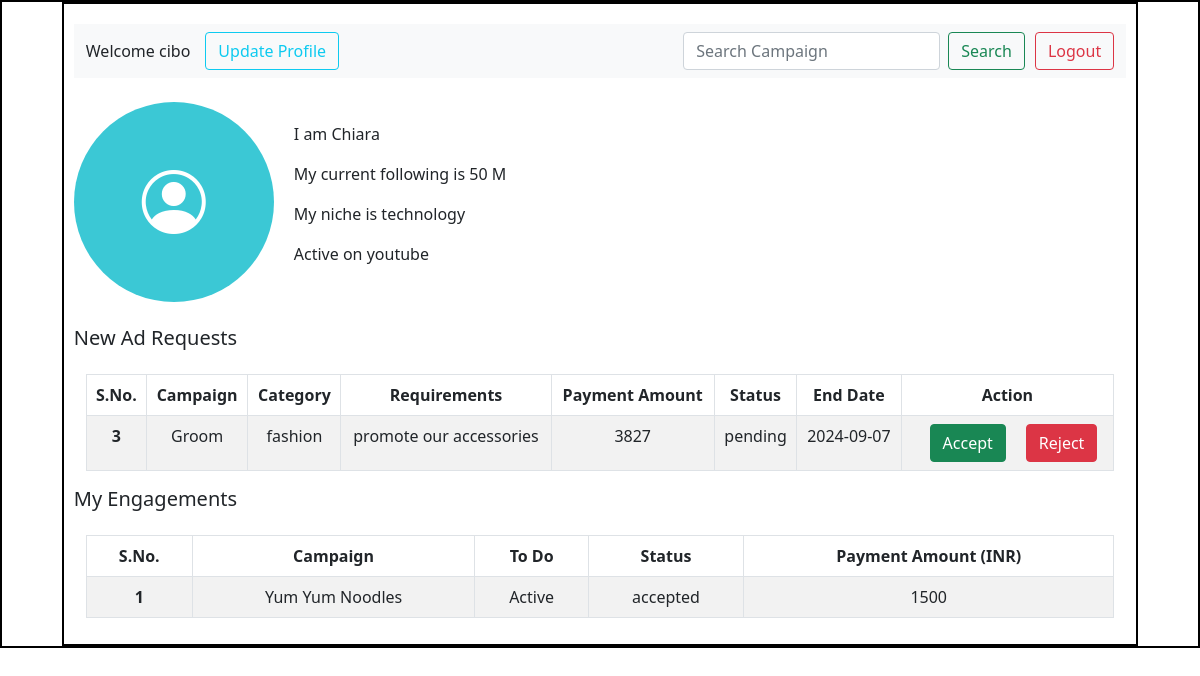
The page /influencer/1 on the database its author committed.
### application/models.py (models this page shows)
class Influencer(db.Model):
    __tablename__ = 'influencer'
    id = db.Column(db.Integer, primary_key = True)
    user_name = db.Column(db.String, nullable = False, unique = True)
    password = db.Column(db.String, nullable = False)
    niche = db.Column(db.String, nullable = False)
    search_niche  = db.Column(db.String)
    full_name = db.Column(db.String, nullable = False)
    platform = db.Column(db.String, nullable = False)
    followers = db.Column(db.String)
    role = db.Column(db.String, nullable = False)
    is_flagged = db.Column(db.Boolean, default = False)
    ad_requests = db.relationship('AdRequest', secondary='infrequest', backref='influencer')

class Campaign(db.Model):
    __tablename__ = 'campaign'
    camp_id = db.Column(db.Integer, primary_key = True)
    camp_name = db.Column(db.String, nullable = False)
    sponsor_id = db.Column(db.Integer, db.ForeignKey('sponsor.id'))
    category = db.Column(db.String, nullable = False)
    search_category =db.Column(db.String, nullable = False) # for influencer to search relevant campaigns
    s_date = db.Column(db.String, nullable = False)
    e_date = db.Column(db.String, nullable = False)
    budget = db.Column(db.Integer, nullable = False)
    visibility = db.Column(db.String, default = 'public')
    description = db.Column(db.String)
    is_completed = db.Column(db.Boolean,  default =  False)
    is_flagged = db.Column(db.Boolean, default = False)
    sponsor = db.relationship('Sponsor', backref='campaign') #pseudo col

class AdRequest(db.Model):
    __tablename__ = 'ad_request'
    request_id = db.Column(db.Integer, primary_key = True)
    campaign_id = db.Column(db.Integer, db.ForeignKey('campaign.camp_id'), nullable=False)
    sponsor_id = db.Column(db.Integer, db.ForeignKey('sponsor.id'), nullable=False)
    niche = db.Column(db.String, nullable = False)
    requirements = db.Column(db.String, nullable = False)
    payment_amt = db.Column(db.String, default = 1000)
    status = db.Column(db.String, default = "pending")
    end_date = db.Column(db.String, nullable = False)
    request_type = db.Column(db.String, nullable = False)
    is_accepted = db.Column(db.Boolean,  default =  False)
    campaign = db.relationship('Campaign', backref='ad_requests')
    sponsor = db.relationship('Sponsor', backref='ad_requests')  # pseudo

### application/controllers.py (the view)
@app.route('/influencer/<int:influencer_id>', methods=['GET', 'POST'])
def influencer_dash(influencer_id):
    influencer = Influencer.query.get(influencer_id)
    if influencer:
        infrequests = Infrequest.query.filter_by(influencer_id=influencer_id).all()
        ad_requests = []
        for infreq in infrequests:
            ad_request = AdRequest.query.get(infreq.ad_request_id)
            if ad_request:
                campaign = Campaign.query.get(ad_request.campaign_id)
                print(campaign.camp_name)
                ad_requests.append({
                    'ad_request': ad_request,
                    'campaign': campaign,
                })
        print(f"Ad Requests Data: {ad_requests}")  # Debugging print statement
    else:
        ad_requests = []
    return render_template("influencer_dash.html", influencer = influencer, ad_requests = ad_requests)

### templates/influencer_dash.html (shortened to what this page needs)
<!DOCTYPE html>
<html lang="en">
<head>
  <link rel="stylesheet" href="../static/dashboard.css">
  <link href="https://cdn.jsdelivr.net/npm/bootstrap@5.0.2/dist/css/bootstrap.min.css" rel="stylesheet"
>
  <link href="https://cdn.jsdelivr.net/npm/bootstrap-icons@1.10.5/font/bootstrap-icons.css" rel="stylesheet">
</head>
<body>
  <div id="main">
    <div id="canvas">
      <div id="dashboard-body">
        <nav class="navbar navbar-expand-lg navbar-light bg-light">
          <div class="container-fluid">
            <label style="margin-right: 15px;">Welcome {{ influencer.user_name }}</label>
            <div class="collapse navbar-collapse" id="navbarSupportedContent">
              <ul class="navbar-nav me-auto mb-2 mb-lg-0">
                <li class="nav-item">
                  <button type="button" class="btn btn-outline-info" style="margin-right: 10px;"
                    onclick="location.href='/influencer/update/{{ influencer.id }}'">Update Profile</button>
                </li>
              </ul>
              <form class="d-flex" style="margin-right: 10px;" action="/search">
                <input class="form-control me-2" type="search" placeholder="Search Campaign" aria-label="Search" name="srch_word">
                <button class="btn btn-outline-success" type="submit">Search</button>
              </form>
              <form class="d-flex">
                <button class="btn btn-outline-danger" type="button" onclick="location.href= '/userlogin'">Logout</button>
              </form>
            </div>
          </div>
        </nav><br>
        <div style="display: flex; align-items: center;">
          <div style="width: 200px; height: 200px; background-color: #3bc8d5; color: white; border-radius: 50%; display: flex; justify-content: center; align-items: center;">
            <i class="bi bi-person-circle" style="font-size: 4rem;"></i>
          </div>
          <div style="margin-left: 20px;">
            <p>I am {{ influencer.full_name }}</p>
            <p>My current following is {{ influencer.followers }}</p>
            <p>My niche is {{ influencer.niche }}</p>
            <p>Active on {{ influencer.platform }}</p>
          </div>
        </div>
        <br>
        <h5>New Ad Requests</h5>
        <div class="container mt-4">
          {% if ad_requests %}
            <table class="table table-bordered table-striped">
              <thead>
                <tr style="text-align: center;">
                  <th scope="col">S.No.</th>
                  <th scope="col">Campaign</th>
                  <th scope="col">Category</th>
                  <th scope="col">Requirements</th>
                  <th scope="col">Payment Amount</th>
                  <th scope="col">Status</th>
                  <th scope="col">End Date</th>
                  <th scope="col">Action</th>
                </tr>
              </thead>
              <tbody style="text-align: center;">
                {% for ad in ad_requests %}
                {% if ad.ad_request.status == 'pending' %}
                <tr>
                  <th scope="row">{{ loop.index }}</th>
                  <td>{{ ad.campaign.camp_name if ad.campaign else 'No Campaign' }}</td>
                  <td>{{ ad.campaign.category if ad.campaign else 'No Category' }}</td>
                  <td>{{ ad.ad_request.requirements if ad.ad_request else 'No Requirements' }}</td>
                  <td>{{ ad.ad_request.payment_amt if ad.ad_request else 'No Amount' }}</td>
                  <td>{{ ad.ad_request.status if ad.ad_request else 'No Status' }}</td>
                  <td>{{ ad.ad_request.end_date if ad.ad_request else 'No End Date' }}</td>
                  <td>
                    <div id="button-container">
                      <form action='/influencer/accept/{{ influencer.id }}/ad_request/{{ ad.ad_request.request_id }}' method="post">
                        <button type="submit" class="btn btn-success" style="margin-left:20px; margin-right: 20px;">Accept</button>
                      </form>
                      <form action='/influencer/{{ influencer.id }}/reject_ad_request/{{ ad.ad_request.request_id }}' method="POST"
                        onsubmit="return confirm('Are you sure you want to reject this ad request?');">
                        <button type="submit" class="btn btn-danger">Reject</button>
                      </form>
                    </div>
                  </td>
                </tr>
                {% endif %}
                {% endfor %}
              </tbody>
            </table>
          {% else %}
            <p>No ad requests available.</p>
          {% endif %}
        </div>
        <h5>My Engagements</h5>
        <div class="container mt-4">
          {% if ad_requests %}
            <table class="table table-bordered table-striped">
              <thead>
                <tr style="text-align: center;">
                  <th scope="col">S.No.</th>
                  <th scope="col">Campaign</th>
                  <th scope="col">To Do</th>
                  <th scope="col">Status</th>
                  <th scope="col">Payment Amount (INR)</th>
                </tr>
              </thead>
              <tbody style="text-align: center;">
                {% for ad in ad_requests %}
                {% if ad.ad_request.status == 'accepted' %}
                <tr>
                  <th scope="row">{{ loop.index }}</th>
                  <td>{{ ad.campaign.camp_name if ad.campaign else 'No Campaign' }}</td>
                  <td>Active</td>
                  <td>{{ ad.ad_request.status if ad.ad_request else 'No Status' }}</td>
                  <td>{{ ad.ad_request.payment_amt if ad.ad_request else 'No Amount' }}</td>
                </tr>
                {%endif%}
                {% endfor %}
              </tbody>
            </table>
          {% else %}
            <p>No engagements available.</p>
          {% endif %}
        </div>
      </div>
    </div>
  </div>
</body>
</html>

### static/dashboard.css (style rules this page uses)
* { margin: 0px; }
#main, #canvas { border: 2px solid black; }
#canvas { margin:auto; width: 90%; height: auto; }
#dashboard-body { margin-top: 10px; padding: 10px; }
#button-container { display: flex; justify-content: flex-start; }

### rows shown on the page
Influencer: user_name "cibo", full_name "Chiara", followers "50 M", niche "technology", platform "youtube"
Campaign: campaign "Groom", campaign "fashion"
AdRequest: ad_request "promote our accessories", ad_request "3827", ad_request "pending", ad_request "2024-09-07"
Campaign: campaign "Yum Yum Noodles"
AdRequest: ad_request "accepted", ad_request "1500"
